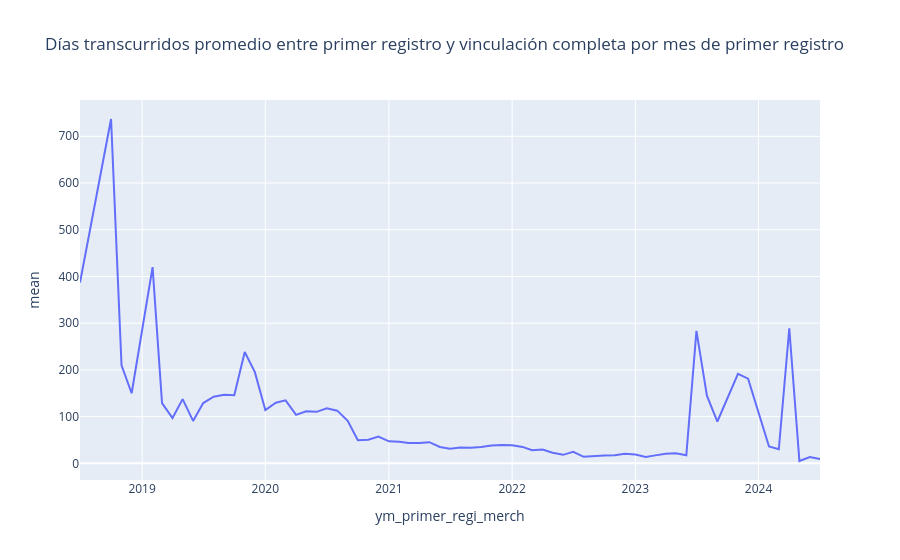

Notebook code for this chart:
### Code cell
fig = px.line(df_describe_ym, x="ym_primer_regi_merch", y="mean", title='Días transcurridos promedio entre primer registro y vinculación completa por mes de primer registro')
fig.show()
